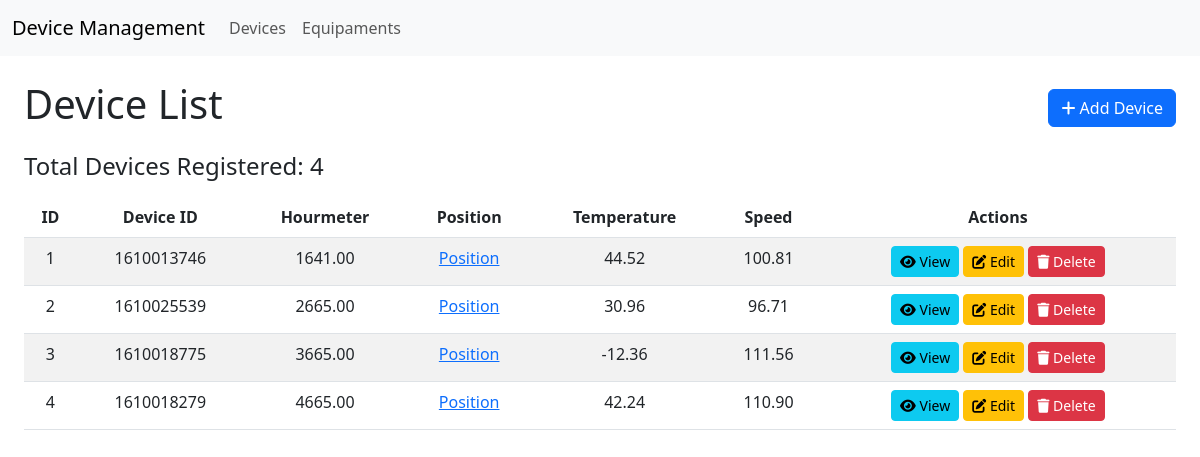
The page / on the database its author committed.
### api/models.py (models this page shows, shortened)
class Device(models.Model):
    device_id = models.CharField(max_length=20, unique=True)
    hourmeter = models.DecimalField(max_digits=20, decimal_places=2, default=Decimal('0.00'))
    latitude = models.DecimalField(max_digits=9, decimal_places=6, null=True, blank=True)
    longitude = models.DecimalField(max_digits=9, decimal_places=6, null=True, blank=True)
    temperature = models.DecimalField(max_digits=5, decimal_places=2, null=True, blank=True)
    speed = models.DecimalField(max_digits=5, decimal_places=2, null=True, blank=True)

### api/views.py (the view)
# urls.py: path('', device_list, name='device_list'),
def device_list(request):
    devices = Device.objects.all()
    return render(request, 'device/device_list.html', {'devices': devices})

### templates/device/device_list.html (shortened to what this page needs)
{% extends 'base.html' %}
{% block content %}
<div class="container-fluid">
  <div class="d-flex justify-content-between align-items-center mb-3">
    <h1>Device List</h1>
    <div>
      <a href="{% url 'add_device' %}" class="btn btn-primary"><i class="fas fa-plus"></i> Add Device</a>
    </div>
  </div>
  <div class="mb-3">
    <h4>Total Devices Registered: {{ devices|length }}</h4>
  </div>
  <table class="table table-striped text-center">
    <thead>
      <tr>
        <th>ID</th>
        <th>Device ID</th>
        <th>Hourmeter</th>
        <th>Position</th>
        <th>Temperature</th>
        <th>Speed</th>
        <th>Actions</th>
      </tr>
    </thead>
    <tbody id="device-data">
      {% for device in devices %}
      <tr>
        <td>{{ device.id }}</td>
        <td>{{ device.device_id }}</td>
        <td>{{ device.hourmeter|floatformat:2 }}</td>
        <td>
          <a href="{% url 'device_map' device.id %}"> Position</a>
        </td>
        <td>{{ device.temperature }}</td>
        <td>{{ device.speed }}</td>
        <td>
          <a href="{% url 'device_detail' device.id %}" class="btn btn-info btn-sm"><i class="fas fa-eye"></i> View</a>
          <a href="{% url 'update_device' device.id %}" class="btn btn-warning btn-sm"><i class="fas fa-edit"></i>
            Edit</a>
          <a href="{% url 'delete_device' device.id %}" class="btn btn-danger btn-sm"><i class="fas fa-trash"></i>
            Delete</a>
        </td>
      </tr>
      {% endfor %}
    </tbody>
  </table>
</div>
{% endblock %}

### templates/base.html (shortened to what this page needs)
<!DOCTYPE html>
<html lang="en">
<head>
  <link href="https://cdn.jsdelivr.net/npm/bootstrap@5.3.0/dist/css/bootstrap.min.css" rel="stylesheet">
  <link rel="stylesheet" href="https://cdnjs.cloudflare.com/ajax/libs/font-awesome/6.0.0-beta3/css/all.min.css">
</head>
<body>
  <nav class="navbar navbar-expand-lg navbar-light bg-light">
    <div class="container-fluid">
      <a class="navbar-brand" href="{% url 'device_list' %}">Device Management</a>
      <div class="collapse navbar-collapse" id="navbarNav">
        <ul class="navbar-nav">
          <li class="nav-item">
            <a class="nav-link" href="{% url 'device_list' %}">Devices</a>
          </li>
          <li class="nav-item">
            <a class="nav-link" href="{% url 'equipament_list' %}">Equipaments</a>
          </li>
        </ul>
      </div>
    </div>
  </nav>
  <div class="container-fluid mt-4">
    {% block content %}{% endblock %}
  </div>
</body>
</html>

### rows shown on the page
Device: id "1", device_id "1610013746", hourmeter "1641.00", temperature "44.52", speed "100.81"
Device: id "2", device_id "1610025539", hourmeter "2665.00", temperature "30.96", speed "96.71"
Device: id "3", device_id "1610018775", hourmeter "3665.00", temperature "-12.36", speed "111.56"
Device: id "4", device_id "1610018279", hourmeter "4665.00", temperature "42.24", speed "110.90"

### other values the page prints
{{ devices|length }} "4"
